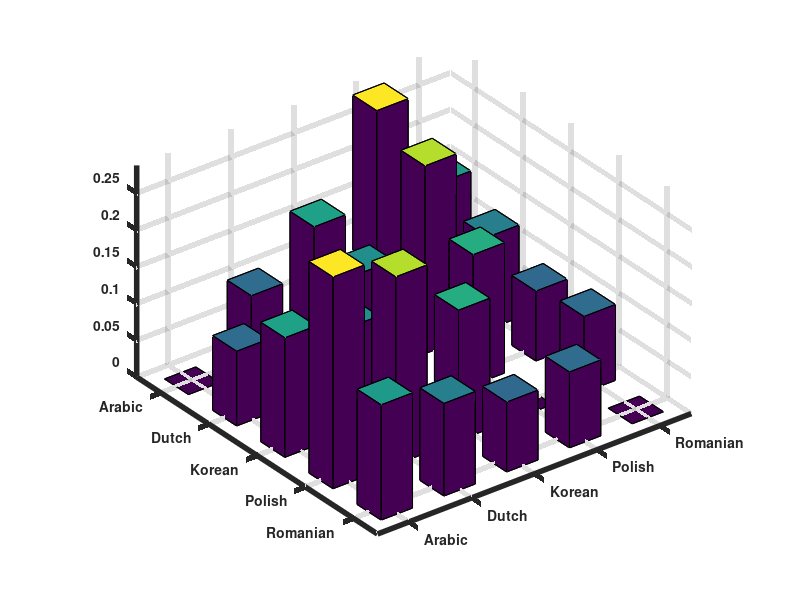

MATLAB code to generate this figure:
% path(path,[cd,filesep,'csv_histogram']);
data=csvread("1_kullback-leibler_few_languages.csv");
h=bar3(data,0.5)

for i = 1:length(h)
     zdata = get(h(i),'Zdata');
     set(h(i),'Cdata',zdata)
end
set(gca,'xtick',[1:5],'xticklabel',{'Arabic','Dutch','Korean', 'Polish', 'Romanian'},'FontWeight','Bold', 'LineWidth', 2)
set(gca,'ytick',[1:5],'yticklabel',{'Arabic','Dutch','Korean', 'Polish', 'Romanian'},'FontWeight','Bold', 'LineWidth', 2)
set(gca,'color','none')
set(gca,'linewidth',4)


sum=zeros(size(data,1),1);
treshold=30;
N=size(data,1);
for i=1:N
    for j=1:N
        sum(i)=sum(i)+data(j,i);
    end
end
    
rank_language_against_all=zeros(10,1);
for i=1:10 
    [val,rank_language_against_all(i)]=max(sum);
    sum(rank_language_against_all(i))=0;
end

data_bis=data;
rank_language_against_language=zeros(10,2);
for i=1:10 
    [val,rank]=max(data_bis(:));
    [rank_language_against_language(i,1), rank_language_against_language(i,2)] = ind2sub(size(data_bis),rank);
    data_bis(rank_language_against_language(i,1), rank_language_against_language(i,2))=0;
    data_bis(rank_language_against_language(i,2), rank_language_against_language(i,1))=0;
end